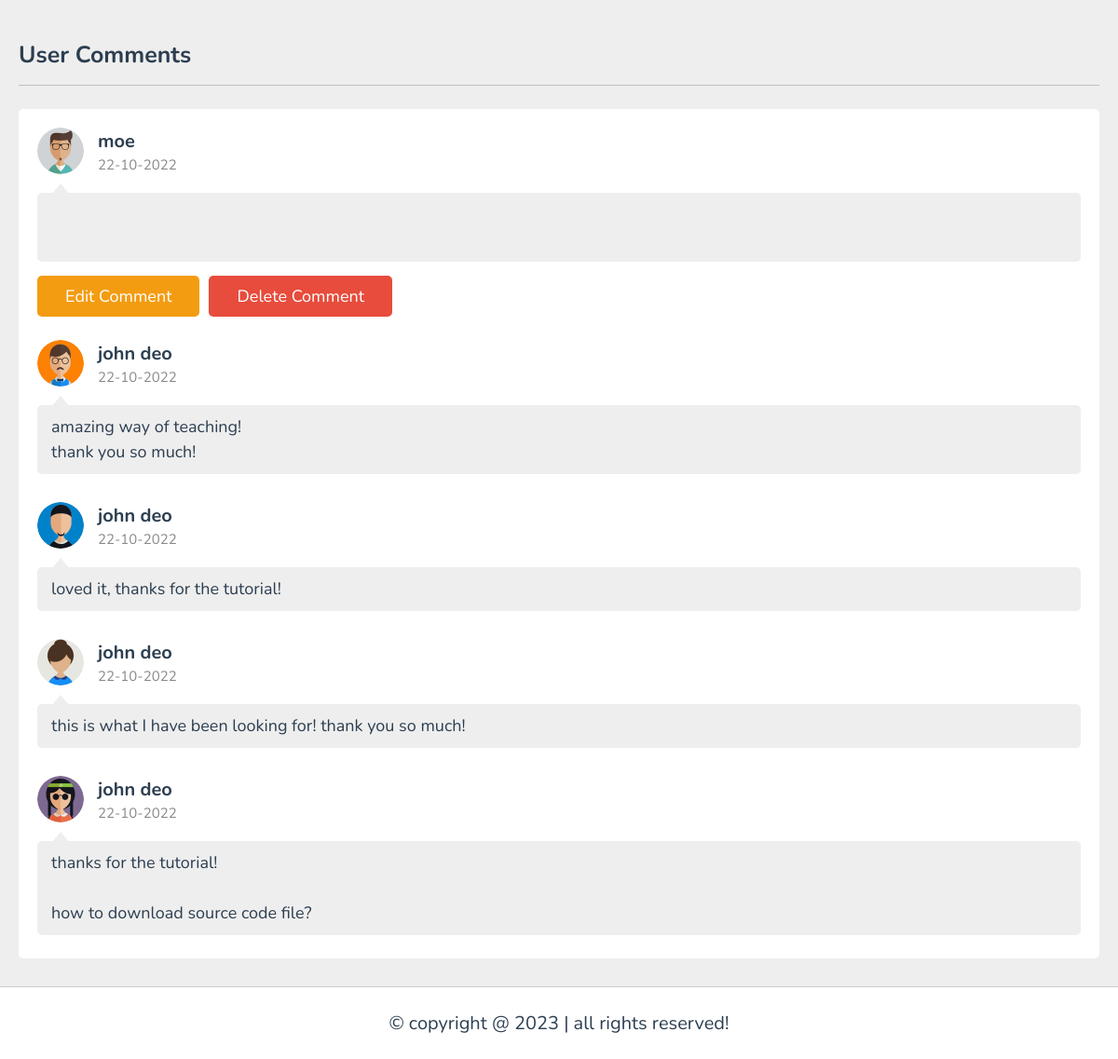
Page /watchvideo/33/ (signed in, lower part) on the earlier database version.
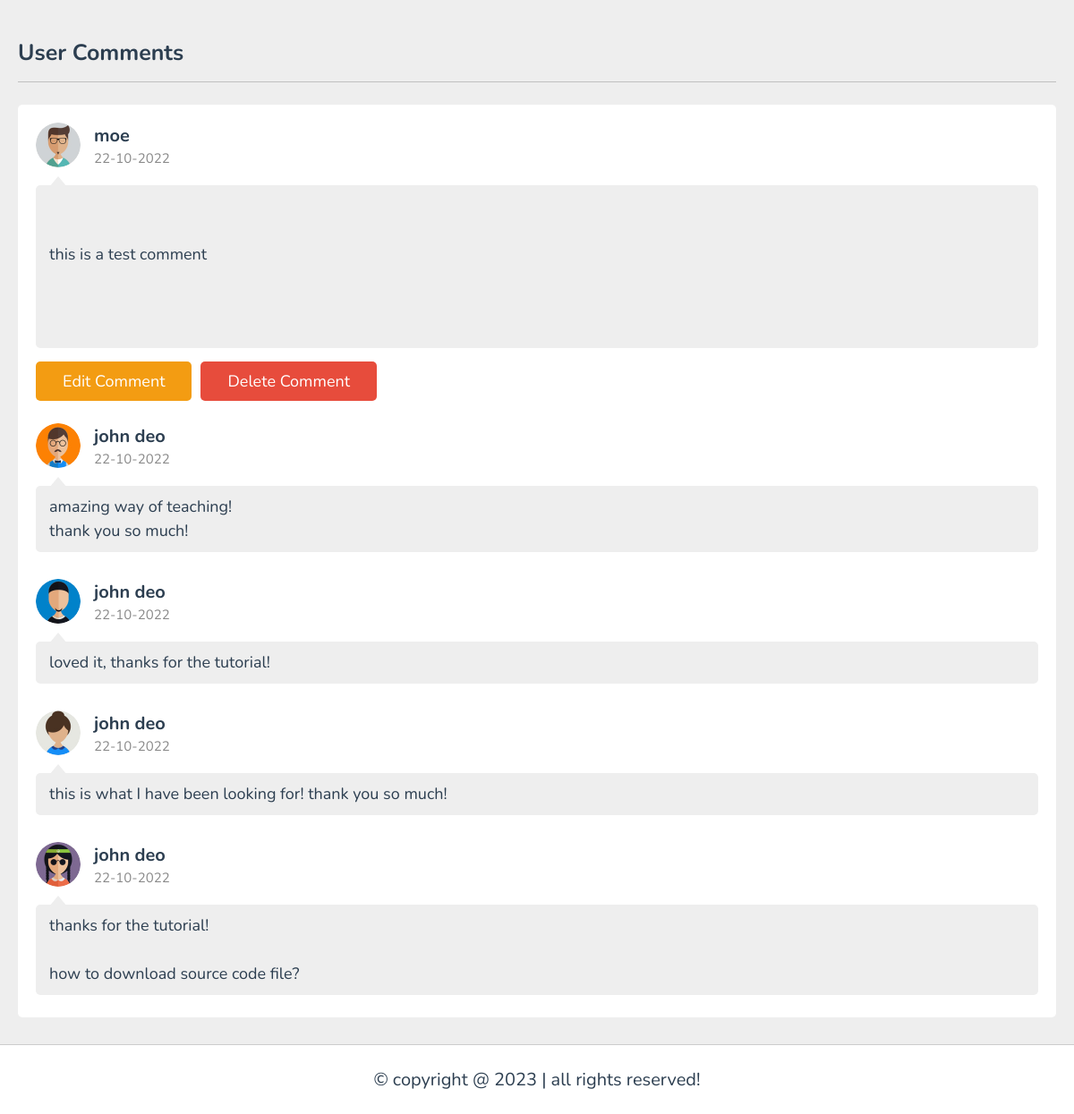
Same page on the later database version.
### appname/models.py (models this page shows)
class Comments(models.Model):
    student = models.ForeignKey(Student, on_delete=models.CASCADE)
    lesson = models.ForeignKey(Lesson, on_delete=models.CASCADE)
    comment_text = models.TextField()

### appname/views.py (the view, shortened to what this page needs)
# urls.py: path('watchvideo/<int:lesson_id>/', views.watchvideo, name='watchvideo'),
@login_required
def watchvideo(request,lesson_id=1):
    lesson = Lesson.objects.get(pk=lesson_id)
    comments = Comments.objects.filter(lesson=lesson)
    comment_user = Comments.objects.filter(student=request.user)
    context = {
        'lesson': lesson,
        'comments' : comments,
        'comment_user' : comment_user,
    }
    template_name = 'watchvideo'
    return render(request, template_paths[template_name],context)

### appname/models.py (called while the page is built)
    def __str__(self):
        return self.username

### appname/templates/watchvideo.html (shortened to what this page needs)
{% load static %}
<!DOCTYPE html>
<html lang="en">
<head>
   <link rel="stylesheet" href="https://cdnjs.cloudflare.com/ajax/libs/font-awesome/6.1.2/css/all.min.css">
   <link rel="stylesheet" href="{% static 'css/style.css' %}">
</head>
<body>
   <section class="comments">
      <br>
      <h1 class="heading">user comments</h1>
      <div class="box-container">
         <div class="box">
            <div class="user">
               <img src="{% static 'images/pic-1.jpg' %}" alt="">
               <div>
                  <h3>{{request.user.username}}</h3>
                  <span>22-10-2022</span>
               </div>
            </div>
            <div class="comment-box">
               {% for comment in comment_user %}
                  <p>{{ comment.comment_text|safe }}</p><br>
               {% endfor %}
            </div>
            <form action="" class="flex-btn">
               <input type="submit" value="edit comment" name="edit_comment" class="inline-option-btn">
               <input type="submit" value="delete comment" name="delete_comment" class="inline-delete-btn">
            </form>
         </div>
         <div class="box">
            <div class="user">
               <img src="{% static 'images/pic-3.jpg' %}" alt="">
               <div>
                  <h3>john deo</h3>
                  <span>22-10-2022</span>
               </div>
            </div>
            <div class="comment-box">amazing way of teaching!
               thank you so much!
            </div>
         </div>
         <div class="box">
            <div class="user">
               <img src="{% static 'images/pic-4.jpg' %}" alt="">
               <div>
                  <h3>john deo</h3>
                  <span>22-10-2022</span>
               </div>
            </div>
            <div class="comment-box">loved it, thanks for the tutorial!</div>
         </div>
         <div class="box">
            <div class="user">
               <img src="{% static 'images/pic-5.jpg' %}" alt="">
               <div>
                  <h3>john deo</h3>
                  <span>22-10-2022</span>
               </div>
            </div>
            <div class="comment-box">this is what I have been looking for! thank you so much!</div>
         </div>
         <div class="box">
            <div class="user">
               <img src="{% static 'images/pic-2.jpg' %}" alt="">
               <div>
                  <h3>john deo</h3>
                  <span>22-10-2022</span>
               </div>
            </div>
            <div class="comment-box">thanks for the tutorial!
               how to download source code file?
            </div>
         </div>
      </div>
   </section>
   <footer class="footer">
      &copy; copyright @ 2023 | all rights reserved!
   </footer>
</body>
</html>

Differences in the rows shown:
added Comments: comment_text "this is a test comment"
